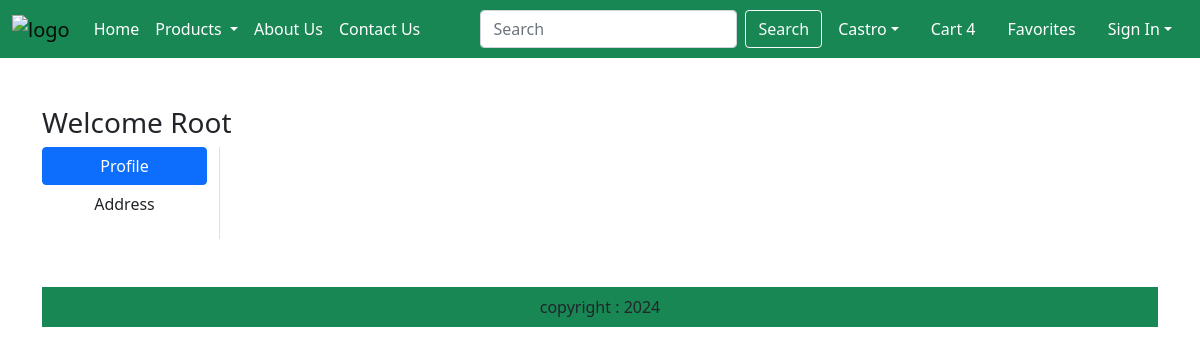
The page /addres/ (signed in) on the database as committed earlier.
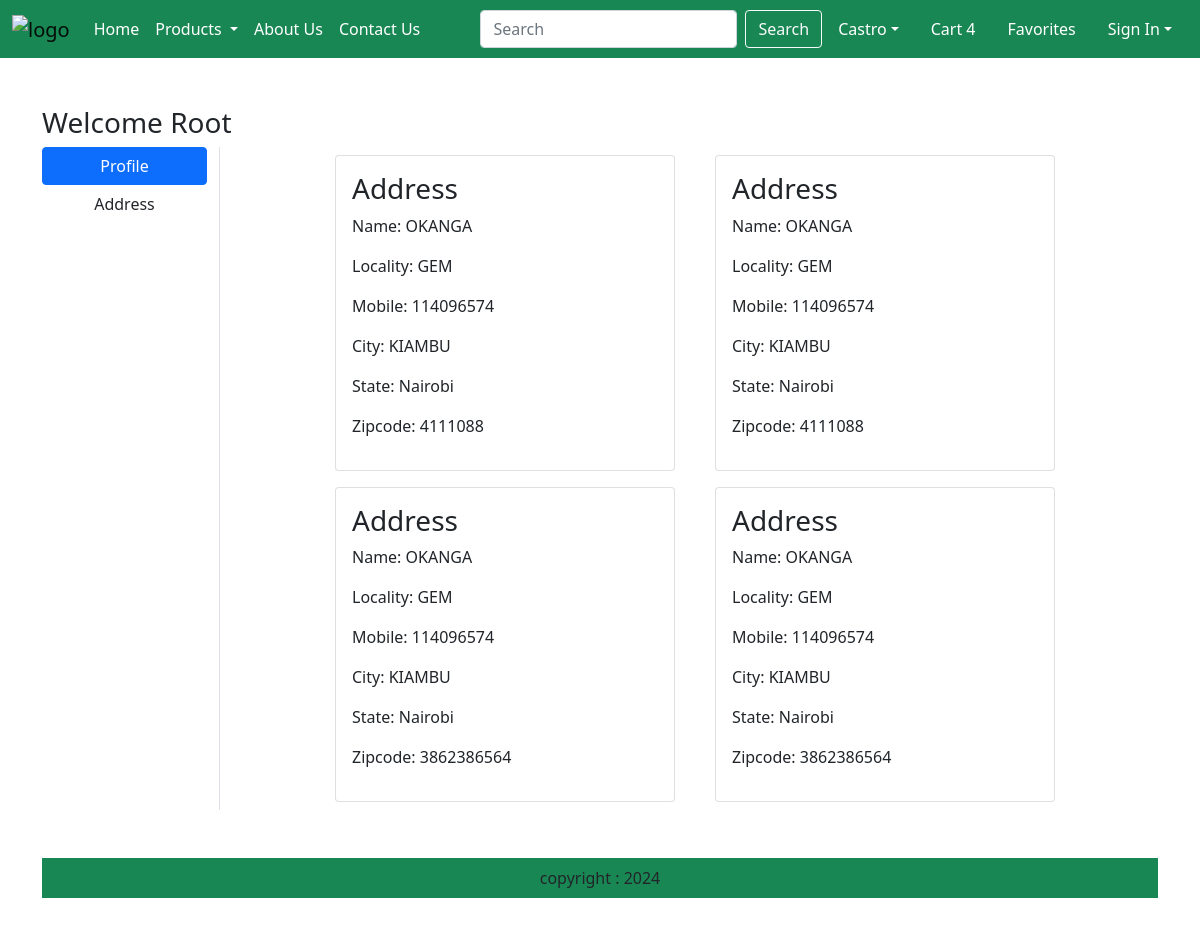
The same page on the database as committed later.
### app/models.py (models this page shows, shortened)
class Customer(models.Model):
    user = models.ForeignKey(User,on_delete=models.CASCADE)
    name= models.CharField(max_length=200)
    locality=models.CharField(max_length=200)
    city=models.CharField(max_length=50)
    mobile=models.IntegerField(default=0)
    zipcode=models.IntegerField()
    state=models.CharField(choices=STATE_CHOICES, max_length=100)

### app/views.py (the view)
# urls.py: path('addres/',views.address, name='address'),
def address(request):
    add=Customer.objects.filter(user=request.user)
    return render(request, "app/address.html",locals())

### app/templates/app/address.html (shortened to what this page needs)
{% extends "app/base.html" %}
{% load static %}
{% block main-content %}
<div class="container my-5">
    <div class='row'>
        <h3>Welcome <span class="text-capitalize">{{request.user}}</span></h3>
     <div class="col-sm-2 border-end">
        <ul class="list-unstyled">
            <li class="d-grid"><a href="{% url "profile" %}" class="btn btn-primary">Profile</a></li>
            <li class="d-grid"><a href="{% url "address" %}" class="btn">Address</a></li>
        </ul>
     </div>
     <div class="col-sm-8 offset-sm-1">
        <div class="row">
            {% for ad in add %}
            <div class="col-sm-6">
                <div class="card m-2">
                    <div class="card-body">
                        <h3>Address{{forloop.Counter}}</h3>
                        <p>Name: {{ad.name}}</p>
                        <p>Locality: {{ad.locality}}</p>
                        <p>Mobile: {{ad.mobile}}</p>
                        <p>City: {{ad.city}}</p>
                        <p>State: {{ad.state}}</p>
                        <p>Zipcode: {{ad.zipcode}}</p>
                    </div>
                </div>
            </div>
            {% endfor %}
        </div>
     </div>
    </div>
{% endblock main-content %}

### app/templates/app/base.html (shortened to what this page needs)
<!DOCTYPE html>
{% load static %}
<html lang='en'>
    <head>
        <link href="https://cdn.jsdelivr.net/npm/bootstrap@5.0.2/dist/css/bootstrap.min.css" rel="stylesheet">
        <link rel='stylesheet' href="{% static "app/css/owl.carousel.min.css" %}"/>
        <link rel='stylesheet' href="{% static "app/css/all.min.css" %}"/>
        <link rel='stylesheet' href="{% static "app/css/style.css" %}"/>
    </head>
    <body>
        <nav class="navbar navbar-expand-lg navbar-light bg-success">
            <div class="container-fluid">
              <a class="navbar-brand" href="#">
                <img src="{% static "app/images/pexels-expect-best-323780.jpg" %}" width="100" height="80" alt="logo"/>
              </a>
              <div class="collapse navbar-collapse" id="navbarSupportedContent">
                <ul class="navbar-nav me-auto mb-2 mb-lg-0">
                  <li class="nav-item">
                    <a class="nav-link text-white active" aria-current="page" href="/">Home</a>
                  </li>
                  <li class="nav-item dropdown">
                    <a class="nav-link text-white dropdown-toggle" href="#" id="navbarDropdown" role="button" data-bs-toggle="dropdown" aria-expanded="false">
                      Products
                    </a>
                  </li>
                  <li class="nav-item">
                    <a class="nav-link text-white" href="{% url "about"  %}" tabindex="-1" aria-disabled="true">About Us</a>
                  </li>
                  <li class="nav-item">
                    <a class="nav-link text-white" href="{% url "contact" %}" tabindex="-1" aria-disabled="true">Contact Us</a>
                  </li>
                </ul>
                <form class="d-flex">
                  <input class="form-control me-2" type="search" placeholder="Search" aria-label="Search">
                  <button class="btn btn-outline-light" type="submit">Search</button>
                </form>
              </div>
              <ul class="navbar-nav me-auto mb-2 mb-lg-0">
                <li class="nav-item dropdown mx-2">
                  <a class="nav-link dropdown-toggle text-white" href="" id="profieDropdown" role="button" data-bs-toggle="dropdown" aria-expanded="false">Castro</a>
                </li>
                <li class="nav-item mx-2">
                  <a href="#" class="nav-link text-white">Cart 4</a>
                </li>
                <li class="nav-item mx-2">
                  <a href="#" class="nav-link text-white">Favorites</a>
                </li>
                <li class="nav-item dropdown mx-2">
                  <a class="nav-link dropdown-toggle text-white" href="" id="profieDropdown" role="button" data-bs-toggle="dropdown" aria-expanded="false">Sign In</a>
                </li>
              </ul>
            </div>
          </nav>
          {% block main-content %}{% endblock main-content %}
        <footer class="container-fluid absolute-bottom bg-success text-center p-2 mt-5">
          copyright : 2024
        </footer>
</body>
</html>

Rows that differ between the two databases and show on the page:
added Customer: name "OKANGA", locality "GEM", mobile "114096574", city "KIAMBU", state "Nairobi", zipcode "4111088"
added Customer: name "OKANGA", locality "GEM", mobile "114096574", city "KIAMBU", state "Nairobi", zipcode "4111088"
added Customer: name "OKANGA", locality "GEM", mobile "114096574", city "KIAMBU", state "Nairobi", zipcode "3862386564"
added Customer: name "OKANGA", locality "GEM", mobile "114096574", city "KIAMBU", state "Nairobi", zipcode "3862386564"
